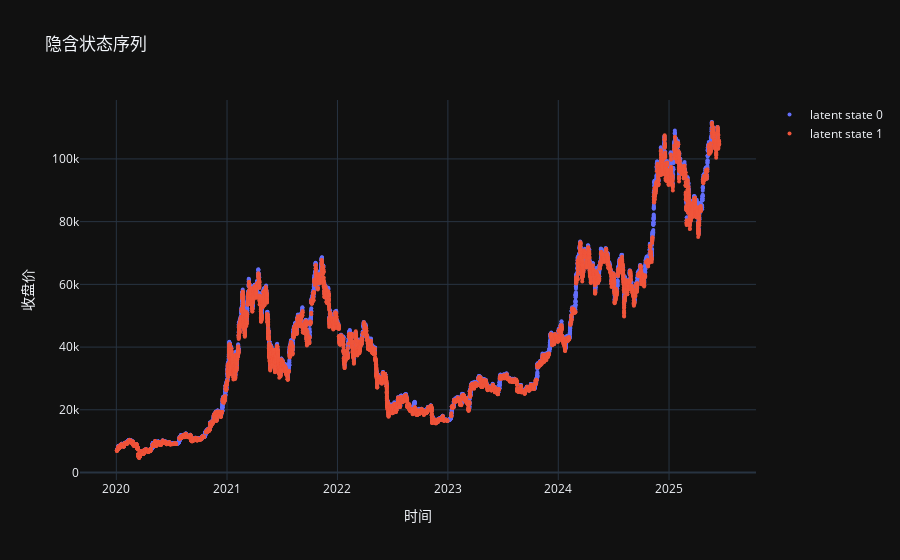

Notebook code for this chart:
### Code cell
from hmmlearn.hmm import GMMHMM  # noqa
import plotly.graph_objects as go
import plotly.express as px
import pandas as pd  # noqa

from jesse.helpers import timestamp_to_time  # noqa

mix = 3  ### GMM mix参数

close_arr = merged_bar[:, 2]
high_arr = merged_bar[:, 3][L:]
low_arr = merged_bar[:, 4][L:]

log_return = np.log(close_arr[1:] / close_arr[:-1])[L - 1 :]
log_return_L = np.log(close_arr[L:] / close_arr[:-L])
HL_diff = np.log(high_arr / low_arr)

X = np.column_stack([HL_diff, log_return_L, log_return])

datelist = np.asarray(
    [pd.Timestamp(timestamp_to_time(i)) for i in merged_bar[:, 0][L:]]
)
closeidx = merged_bar[:, 2][L:]

assert len(datelist) == len(closeidx)
assert len(datelist) == len(X)

gmm = GMMHMM(
    n_components=2,
    n_mix=mix,
    covariance_type="diag",
    n_iter=1000,
    # weights_prior=2,
    means_weight=0.5,
    random_state=study.best_params["random_state"],
)
gmm.fit(X)
latent_states_sequence = gmm.predict(X)

print(np.unique(latent_states_sequence, return_counts=True))

fig = go.Figure()
colors = px.colors.qualitative.Plotly

for i in range(gmm.n_components):
    state = latent_states_sequence == i
    fig.add_trace(
        go.Scatter(
            x=datelist[state],
            y=closeidx[state],
            mode="markers",
            name=f"latent state {i}",
            marker=dict(color=colors[i % len(colors)], size=4),
        )
    )

fig.update_layout(
    title="隐含状态序列",
    xaxis_title="时间",
    yaxis_title="收盘价",
    # width=1400,
    # height=600,
    showlegend=True,
)

fig.show()

### Figure 1 — Plotly figure (JSON) as saved in the notebook; plotly's stock layout.template omitted (floating-point values rounded to 4 significant figures; data arrays with more than 128 entries replaced by an {"elided": "..."} marker saying what was removed)
{"data": [{"marker": {"color": "#636EFA", "size": 4}, "mode": "markers", "name": "latent state 0", "x": {"elided": "9397 str values"}, "y": {"elided": "9397 float values"}, "type": "scatter"}, {"marker": {"color": "#EF553B", "size": 4}, "mode": "markers", "name": "latent state 1", "x": {"elided": "9420 str values"}, "y": {"elided": "9420 float values"}, "type": "scatter"}], "layout": {"title": {"text": "隐含状态序列"}, "xaxis": {"title": {"text": "时间"}}, "yaxis": {"title": {"text": "收盘价"}}, "showlegend": true}}
